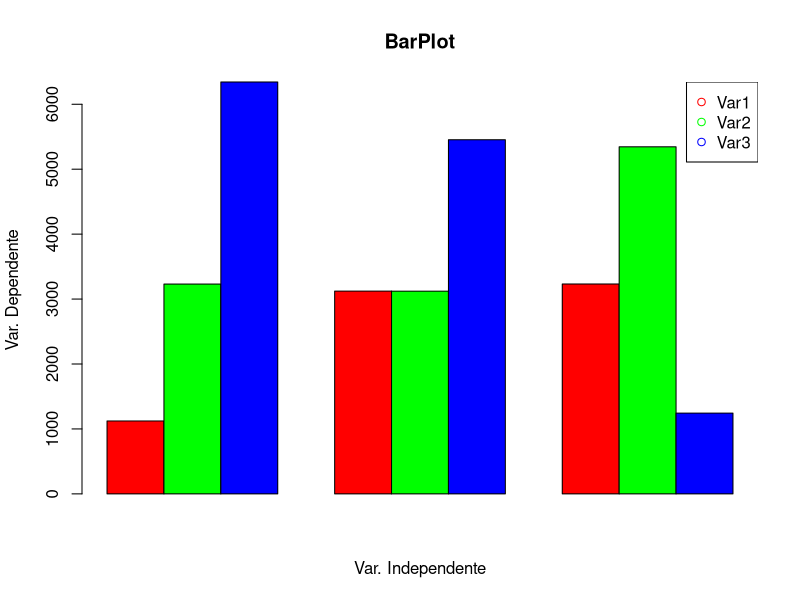

Here is the R script that generated this plot:
?barplot

# Criando a matriz
matriz = matrix(c(1123,3123,3232,3231,3122,5345,6343,5454,1244), nc=3, byrow = TRUE)
matriz

# Criando o grafico
barras = barplot(matriz, beside=TRUE, col=c("red", "green", "blue"), main="BarPlot", xlab="Var. Independente", ylab="Var. Dependente")

# Adicionando a legenda no grafico
?legend
#legend("posicao", pch, col, lengend)
legend("topright", pch=1, col=c("red", "green", "blue"), legend = c("Var1", "Var2", "Var3"))
barras
